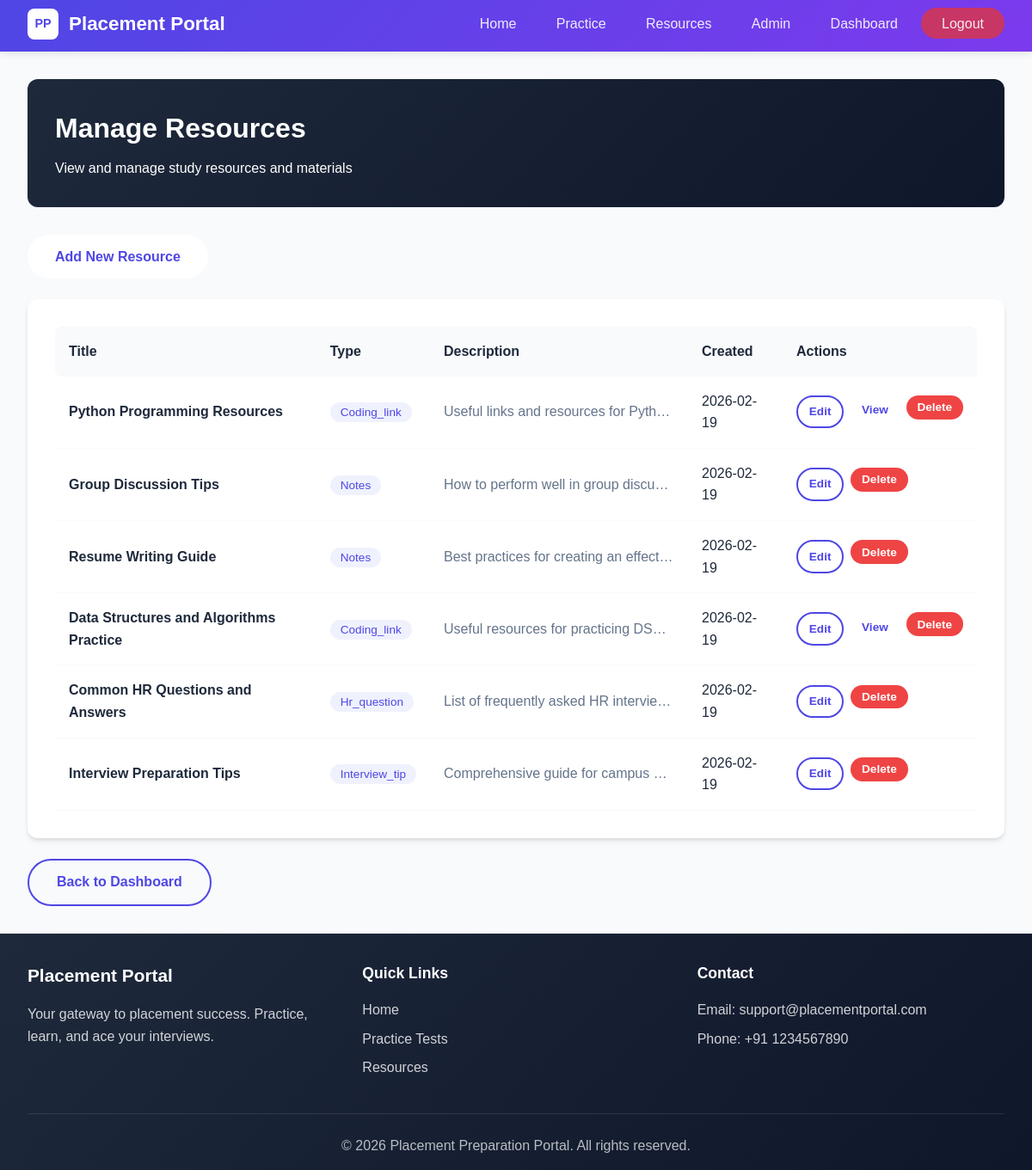
Screenshot of /admin/resources (signed in) with the database file from the repository.
### app/models.py (models this page shows, shortened)
class Resource(db.Model):
    __tablename__ = 'resources'
    id = db.Column(db.Integer, primary_key=True)
    title = db.Column(db.String(200), nullable=False)
    description = db.Column(db.Text)
    resource_type = db.Column(db.String(50))  # 'interview_tip', 'hr_question', 'coding_link', 'notes'
    content = db.Column(db.Text)
    link = db.Column(db.String(500))
    created_at = db.Column(db.DateTime, default=datetime.utcnow)
    created_by = db.Column(db.Integer, db.ForeignKey('users.id'))

### app/admin/routes.py (the view)
@admin.route('/resources')
@login_required
@admin_required
def list_resources():
    resources = Resource.query.order_by(Resource.created_at.desc()).all()
    return render_template('admin/resources.html', resources=resources)

### app/__init__.py (called while the page is built)
@login_manager.user_loader
def load_user(user_id):
    from app.models import User
    return User.query.get(int(user_id))

### app/admin/routes.py (called while the page is built)
def admin_required(f):
    @wraps(f)
    def decorated_function(*args, **kwargs):
        if not current_user.is_authenticated or current_user.role != 'admin':
            flash('Admin access required.', 'danger')
            return redirect(url_for('main.home'))
        return f(*args, **kwargs)
    return decorated_function

### app/templates/admin/resources.html (shortened to what this page needs)
{% extends "base.html" %}
{% block content %}
<div class="container">
    <div class="admin-header">
        <h1>Manage Resources</h1>
        <p>View and manage study resources and materials</p>
    </div>
    <div style="margin-bottom: 1.5rem;">
        <a href="{{ url_for('admin.create_resource') }}" class="btn btn-primary">Add New Resource</a>
    </div>
    <div class="card">
        <div style="overflow-x: auto;">
            <table style="width: 100%; border-collapse: collapse;">
                <thead>
                    <tr style="background: var(--light-bg);">
                        <th style="padding: 1rem; text-align: left; border-radius: 8px 0 0 8px;">Title</th>
                        <th style="padding: 1rem; text-align: left;">Type</th>
                        <th style="padding: 1rem; text-align: left;">Description</th>
                        <th style="padding: 1rem; text-align: left;">Created</th>
                        <th style="padding: 1rem; text-align: left; border-radius: 0 8px 0 0;">Actions</th>
                    </tr>
                </thead>
                <tbody>
                    {% for resource in resources %}
                    <tr style="border-bottom: 1px solid var(--light-bg);">
                        <td style="padding: 1rem; font-weight: 600;">{{ resource.title }}</td>
                        <td style="padding: 1rem;">
                            <span style="padding: 0.25rem 0.75rem; border-radius: 20px; font-size: 0.85rem; background: rgba(102, 126, 234, 0.1); color: var(--primary-color);">
                                {{ resource.resource_type|title }}
                            </span>
                        </td>
                        <td style="padding: 1rem; color: var(--text-light); max-width: 300px; white-space: nowrap; overflow: hidden; text-overflow: ellipsis;">
                            {{ resource.description or 'No description' }}
                        </td>
                        <td style="padding: 1rem;">{{ resource.created_at.strftime('%Y-%m-%d') }}</td>
                        <td style="padding: 1rem;">
                            <div style="display: flex; gap: 0.5rem;">
                                <a href="{{ url_for('admin.edit_resource', resource_id=resource.id) }}" class="btn btn-outline" style="padding: 0.4rem 0.8rem; font-size: 0.85rem;">
                                    Edit
                                </a>
                                {% if resource.link %}
                                <a href="{{ resource.link }}" target="_blank" class="btn btn-primary" style="padding: 0.4rem 0.8rem; font-size: 0.85rem;">
                                    View
                                </a>
                                {% endif %}
                                <form action="{{ url_for('admin.delete_resource', resource_id=resource.id) }}" method="POST" style="display: inline;" onsubmit="return confirm('Are you sure you want to delete this resource?');">
                                    <button type="submit" class="btn btn-danger" style="padding: 0.4rem 0.8rem; font-size: 0.85rem;">
                                        Delete
                                    </button>
                                </form>
                            </div>
                        </td>
                    </tr>
                    {% else %}
                    <tr>
                        <td colspan="5" style="padding: 2rem; text-align: center; color: var(--text-light);">
                            No resources created yet
                        </td>
                    </tr>
                    {% endfor %}
                </tbody>
            </table>
        </div>
    </div>
    <div style="margin-top: 1.5rem;">
        <a href="{{ url_for('admin.dashboard') }}" class="btn btn-outline">Back to Dashboard</a>
    </div>
</div>
{% endblock %}

### app/static/css/style.css (style rules this page uses)
:root { --primary-gradient: linear-gradient(135deg, #4f46e5 0%, #7c3aed 100%); --secondary-gradient: linear-gradient(135deg, #0d9488 0%, #14b8a6 100%); --accent-gradient: linear-gradient(135deg, #ec4899 0%, #f43f5e 100%); --dark-gradient: linear-gradient(135deg, #1e293b 0%, #0f172a 100%); --primary-color: #4f46e5; --secondary-color: #7c3aed; --accent-color: #14b8a6; --success-color: #22c55e; --danger-color: #ef4444; --warning-color: #f59e0b; --info-color: #0ea5e9; --text-dark: #1e293b; --text-light: #64748b; --white: #ffffff; --light-bg: #f8fafc; --card-shadow: 0 4px 6px -1px rgba(0, 0, 0, 0.1), 0 2px 4px -1px rgba(0, 0, 0, 0.06); --hover-shadow: 0 10px 15px -3px rgba(0, 0, 0, 0.1), 0 4px 6px -2px rgba(0, 0, 0, 0.05); --border-radius: 12px; --transition: all 0.2s ease; }
* { margin: 0; padding: 0; box-sizing: border-box; }
html { scroll-behavior: smooth; }
body { font-family: 'Poppins', sans-serif; background: var(--light-bg); color: var(--text-dark); line-height: 1.6; min-height: 100vh; }
.form-container, .container { padding-top: 2rem; padding-bottom: 2rem; }
.container { max-width: 1200px; margin: 0 auto; padding: 2rem; }
.btn { display: inline-block; padding: 0.8rem 2rem; border-radius: 50px; text-decoration: none; font-weight: 600; transition: var(--transition); cursor: pointer; border: none; font-size: 1rem; text-align: center; }
.btn-primary { background: var(--white); color: var(--primary-color); }
.btn-danger { background: var(--danger-color); color: var(--white); }
.btn-outline { background: transparent; border: 2px solid var(--primary-color); color: var(--primary-color); }
.card { background: var(--white); border-radius: var(--border-radius); box-shadow: var(--card-shadow); padding: 2rem; transition: var(--transition); }
.admin-header { background: var(--dark-gradient); border-radius: var(--border-radius); padding: 2rem; color: var(--white); margin-bottom: 2rem; }
.admin-header h1 { font-size: 2rem; margin-bottom: 0.5rem; }

### rows the page displays
Resource: title "Python Programming Resources", resource_type "Coding_link", description "Useful links and resources for Pyth…", created_at "2026-02-19"
Resource: title "Group Discussion Tips", resource_type "Notes", description "How to perform well in group discu…", created_at "2026-02-19"
Resource: title "Resume Writing Guide", resource_type "Notes", description "Best practices for creating an effect…", created_at "2026-02-19"
Resource: title "Data Structures and Algorithms Practice", resource_type "Coding_link", description "Useful resources for practicing DS…", created_at "2026-02-19"
Resource: title "Common HR Questions and Answers", resource_type "Hr_question", description "List of frequently asked HR intervie…", created_at "2026-02-19"
Resource: title "Interview Preparation Tips", resource_type "Interview_tip", description "Comprehensive guide for campus…", created_at "2026-02-19"
